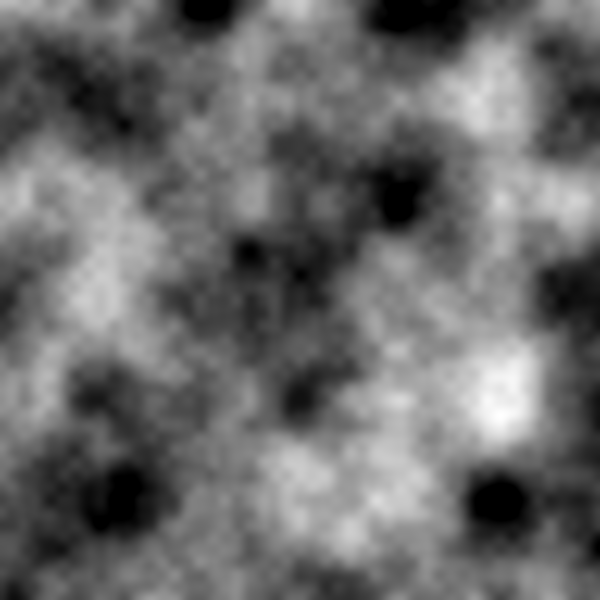
Frame 1 (no input)
Frame 60 (no input): identical to frame 1, image omitted
Frame 120 (the mouse pressed at the canvas centre since frame 60): identical to frame 1, image omitted

The p5.js sketch that drew this single still picture (run headless with seeded random() and noise() and a simulated clock; from frame 60 on, the mouse is pressed at the canvas centre):

// p5.js sketch
// ── sketch.js
let frequency = 0.005;
let threshold = 0.2;
let island = false;

let frequencySlider;
let thresholdSlider;
let islandButton;

function setup() {
  createCanvas(600, 600);
  background(255);
  
  frequencySlider = createSlider(0, 0.2, 0.01, 0.0001);
  let frequencyLabel = createP('- Amplitude');
  frequencyLabel.position(140, height - 15);
  
  thresholdSlider = createSlider(0, 1, 0.2, 0.01);
  thresholdSlider.position(0, height + 30);
  let thresholdLabel = createP('- Threshold');
  thresholdLabel.position(140, height + 15);
  
  islandButton = createButton('Toggle Island Mode');
  islandButton.position(0, height + 60);
  islandButton.mousePressed(() => {
    
    island = ! island;
    generateNoiseTexture();
    
  });
  
  generateNoiseTexture();
}

function draw() {
  
  if (frequencySlider.value() != frequency) {
    
    frequency = frequencySlider.value();
    generateNoiseTexture();
    
  }
  
  if (thresholdSlider.value() != threshold) {
    
    threshold = thresholdSlider.value();
    generateNoiseTexture();
    
  }
    
}

function generateNoiseTexture() {
  
  let min = 1;
  let max = 0;
  let noiseArray = [];
  
  // generate the array of heights, saving the min and the max
  for(let x = 0; x < width; x ++) {
    noiseArray.push([]);
    for(let y = 0; y < height; y ++) {
      let height = generateHeight(x, y);
      
      noiseArray[x].push(height);
      
      if (height < min) {
        min = height;
      } else if (height > max) {
        max = height;
      }
      
    }
  }
  
  // normalize the array of heights 
  for(let x = 0; x < width; x ++) {
    for(let y = 0; y < height; y ++) {
      
      noiseArray[x][y] = map(noiseArray[x][y], min, max, 0, 1);
      
    }
  }
  
  // render the array of heights
  loadPixels();
  
  let i = 0;
  
  for(let x = 0; x < width; x ++) {
    for(let y = 0; y < height; y ++) {
      let height = noiseArray[x][y];
      
      pixels[i + 0] = height * 255;
      pixels[i + 1] = height * 255;
      pixels[i + 2] = height * 255;
      
      i += 4;
    }
  }
  
  updatePixels();
  
}

function generateHeight(x, y) {
  let h = noise(x * frequency, y * frequency);
  
  // if generating an island discount the height
  if (island) {
    
    let d = p5.Vector.dist(createVector(x, y), createVector(width / 2, height / 2));
    d /= width / 2;
    d = 1 - d;
    
    h *= d;
    
  }
  
  // subtract the threshold
  h = max(0, h - threshold);
  h /= (1 - threshold);
  
  return h;
}
